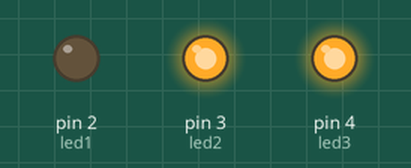
This sketch was run on a simulated Arduino Uno, built with avr-gcc and run on an emulated ATmega328P. On the bench: output pins drawn as LEDs (lit = HIGH).

Above: at 0.5 s.
At 1.5 s:
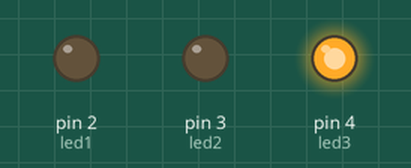
At 2.5 s:
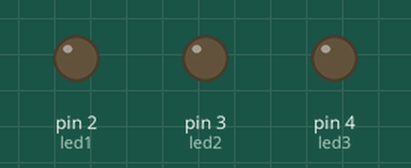
At 5.5 s:
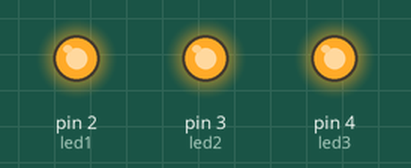
Timing chart, 0 to 7.8 s (numbered marks = the images above):
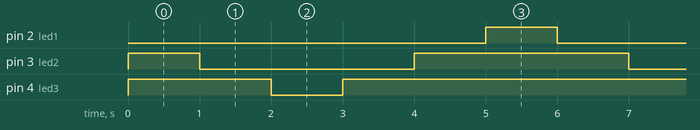

Measured:
- by itself, pin 2 (led1): alternates HIGH for 1.0 s and LOW for 5.0 s
- by itself, pin 3 (led2): alternates HIGH for 3.0 s and LOW for 3.0 s
- by itself, pin 4 (led3): alternates HIGH for 5.0 s and LOW for 1.0 s

The sketch:

TEST_DIGITAL_OUTPUT.ino
```cpp
// MUHAMMAD RAMADHAN
// TEST DIGITAL OUTPUT

const int led1 = 2;
const int led2 = 3;
const int led3 = 4;

void setup()
{
  pinMode(led1, OUTPUT);
  pinMode(led2, OUTPUT);
  pinMode(led3, OUTPUT);
  digitalWrite(led1,HIGH);
  digitalWrite(led2,HIGH);
  digitalWrite(led3,HIGH);
}

void loop()
{
  digitalWrite(led1,LOW);
  delay(1000);
  digitalWrite(led2,LOW);
  delay(1000);
  digitalWrite(led3,LOW);
  delay(1000);
  digitalWrite(led3,HIGH);
  delay(1000);
  digitalWrite(led2,HIGH);
  delay(1000);
  digitalWrite(led1,HIGH);
  delay(1000);
}
```
